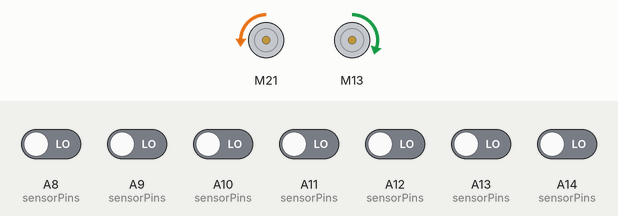
Bench run of a sketch on a simulated Arduino Mega 2560, built with avr-gcc and run on an emulated ATmega2560. On the bench: 2 × DC motor (green arrow = forward, orange = backward, longer = faster). The inputs (shaded band) are chosen by the test bench; at power-on: A8 (sensorPins), A9 (sensorPins), A10 (sensorPins), A11 (sensorPins), A12 (sensorPins), A13 (sensorPins), A14 (sensorPins) LOW.

Above: at 1.2 s.
1.3 s: A9 (sensorPins) driven HIGH
At 2.5 s:
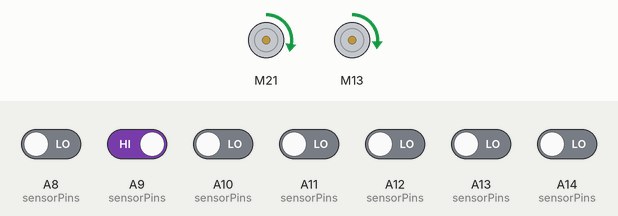
2.8 s: A8 (sensorPins) driven HIGH
At 3.1 s:
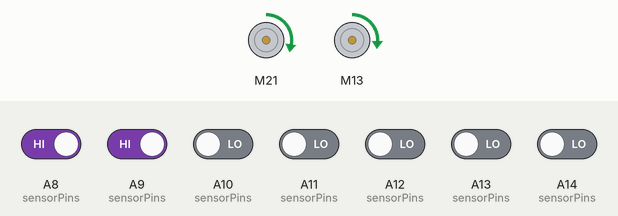
4.3 s: A10 (sensorPins) driven HIGH
At 5.4 s:
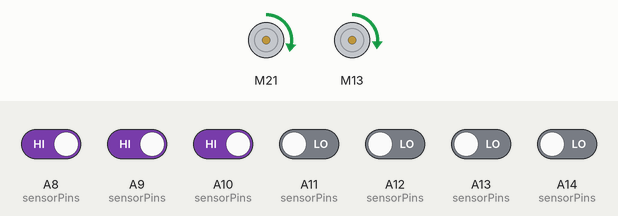
5.8 s: A11 (sensorPins) driven HIGH
At 6.5 s:
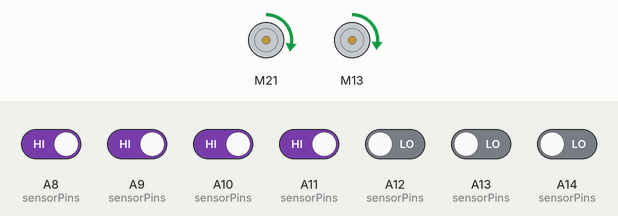
7.3 s: A12 (sensorPins) driven HIGH
At 7.6 s:
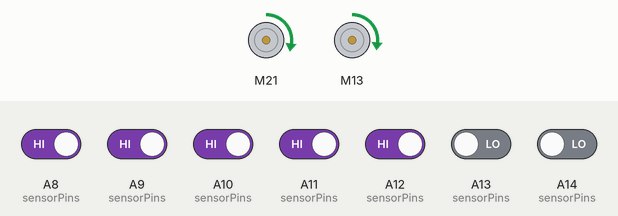
8.8 s: A13 (sensorPins) driven HIGH
At 9.9 s:
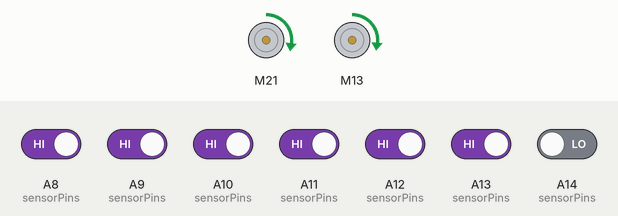
Timing chart, 0 to 11.3 s (numbered marks = the images above; inputs shaded):
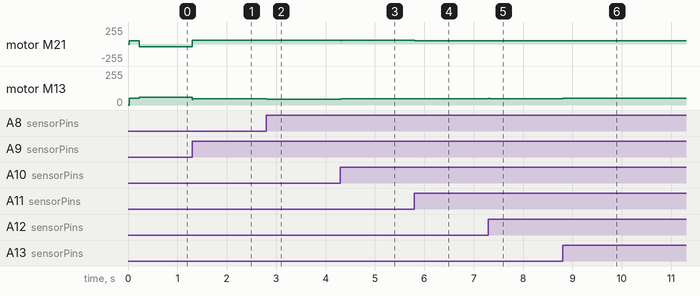

The sketch:

ElQueSigueLineas.ino
```cpp
#include <QTRSensors.h>
#include <EEPROM.h>
#include "MeMegaPi.h"

class CarroSiguelineas {
  private:
    MeMegaPiDCMotor motorIzquierdo;
    MeMegaPiDCMotor motorDerecho;
  public:
    CarroSiguelineas() : motorIzquierdo(PORT3B), motorDerecho(PORT3A) {}
    void setSpeeds(int leftSpeed, int rightSpeed) {
      motorIzquierdo.run(leftSpeed);
      motorDerecho.run(rightSpeed);
    }
    void detenerse() {
      motorIzquierdo.stop();
      motorDerecho.stop();
    }
};

class RobotSeguidor {
  private:
    CarroSiguelineas motores;
    QTRSensors qtr;
    static const uint8_t SensorCount = 7;
    uint16_t sensorValues[SensorCount];
    const uint8_t sensorPins[7] = {A8, A9, A10, A11, A12, A13, A14};

    float proportional = 0.5;
    float derivative = 0.8;
    int baseSpeed = 50;
    int maxSpeed = 65;
    int minSpeed = 30;

    float lastError = 0;
    float position, error;

    // --- Control de Inercia ---
    unsigned long tiempoPerdido = 0;
    const int margenInercia = 225; // Milisegundos que sigue recto en blanco

  public:
    void inicializar() {
      Serial.begin(9600);
      qtr.setTypeRC();
      qtr.setSensorPins(sensorPins, SensorCount);
      qtr.calibrate();
      cargarDesdeEEPROM();
    }

    void cargarDesdeEEPROM() {
      int direccion = 0;
      for (uint8_t i = 0; i < SensorCount; i++) {
        EEPROM.get(direccion, qtr.calibrationOn.minimum[i]);
        direccion += sizeof(uint16_t);
      }
      for (uint8_t i = 0; i < SensorCount; i++) {
        EEPROM.get(direccion, qtr.calibrationOn.maximum[i]);
        direccion += sizeof(uint16_t);
      }
    }

    void ejecutar() {
      position = qtr.readLineBlack(sensorValues);
      error = position - 3000;

      int sumaValores = 0;
      for (uint8_t i = 0; i < SensorCount; i++) {
        sumaValores += sensorValues[i];
      }

      if (sumaValores < 400) { // Si detecta blanco total
        // Si ha pasado poco tiempo, sigue recto por inercia
        if (millis() - tiempoPerdido < margenInercia) {
          motores.setSpeeds(baseSpeed, baseSpeed);
        } else {
          // Si ya pasó el margen, ahora sí busca la línea
          buscarLinea();
        }
        return;
      }

      // Si ve la línea, reseteamos el cronómetro y aplicamos PID
      tiempoPerdido = millis();

      if (abs(error) > 2900) { //
        buscarLinea(); //
      } else {
        aplicarPID(); //
      }
      delay(10); //
    }

    void aplicarPID() {
      float speedDifference = (error * proportional / 256) + ((error - lastError) * derivative / 256);
      lastError = error;

      int leftSpeed = baseSpeed - speedDifference;
      int rightSpeed = baseSpeed + speedDifference;

      leftSpeed = constrain(leftSpeed, minSpeed, maxSpeed);
      rightSpeed = constrain(rightSpeed, minSpeed, maxSpeed);

      motores.setSpeeds(leftSpeed, rightSpeed);
    }

    void buscarLinea() {
      // Bajamos un poco la velocidad de giro (de 60 a 50) para que no sea tan brusco
      if (lastError > 0) {
        motores.setSpeeds(60, -40);
      } else {
        motores.setSpeeds(-40, 60);
      }
    }
};

RobotSeguidor miAffenbot;
void setup() { miAffenbot.inicializar(); }
void loop() { miAffenbot.ejecutar(); }
```

Measured:
- after the input at 1.3 s, motor M21: backward 40/255 → forward 53/255 at once; motor M13: forward 60/255 → forward 46/255 at once
- after the input at 2.8 s, motor M21: forward 53/255 → forward 54/255 at once; motor M13: forward 46/255 → forward 45/255 at once
- after the input at 4.3 s, motor M21: forward 54/255 → forward 53/255 at once; motor M13: forward 45/255 → forward 46/255 at once
- after the input at 5.8 s, motor M21: forward 53/255 → forward 52/255 at once; motor M13: forward 46/255 → forward 47/255 at once
- after the input at 7.3 s, motor M21: forward 52/255 → forward 51/255 at once; motor M13: forward 47/255 → forward 48/255 at once
- after the input at 8.8 s, motor M21: forward 51/255 → forward 50/255 at once; motor M13: forward 48/255 → forward 49/255 at once
